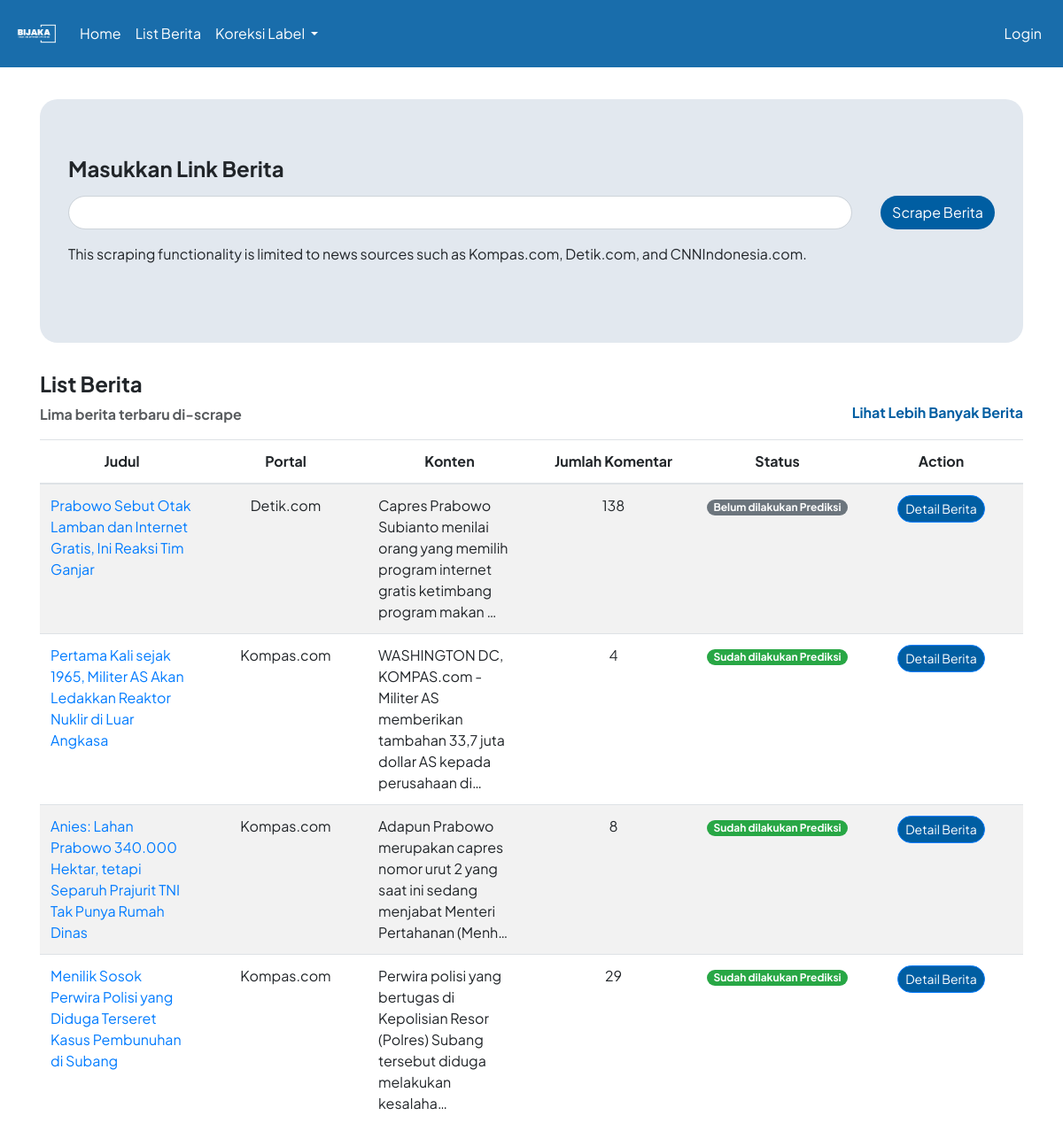
The page / on the database its author committed.
### hateapp/models.py (models this page shows, shortened)
class Berita(models.Model):
    link = models.URLField()
    portal = models.CharField(max_length=50)
    judul = models.CharField(max_length=255)
    konten = models.TextField()
    jumlah_komentar = models.PositiveIntegerField()
    timestamp_scrape = models.DateTimeField(verbose_name='Timestamp Scrape')
    @property
    def status_prediksi(self):
        return all(komentar.prediksi is not None for komentar in self.komentar_set.all())

### hateapp/views.py (the view)
# urls.py: path('', views.berita, name='berita'),
def berita(request):
    berita_list = Berita.objects.order_by('-timestamp_scrape')[:5]
    for berita in berita_list:
        print(f'Judul: {berita.judul}, Timestamp Scrape: {berita.timestamp_scrape}')
    if request.method == 'POST':
        form = LinkBeritaForm(request.POST)
        if form.is_valid():
            link_berita = form.cleaned_data['link']
            print(link_berita)
            if not link_berita.startswith("https://"):
                form = LinkBeritaForm()
                return render(request, 'home.html', {'berita_list': berita_list, 'form': form, 'error_message': f'Invalid link','stop_prediction': True})
            link_berita = link_berita.replace('http://', 'https://') if link_berita.startswith('http://') else ('https://' + link_berita) if link_berita.startswith('www.') else ('https://' + link_berita) if not link_berita.startswith('https://') else link_berita
            parsed_url = urlparse(link_berita)
            link_berita = urlunparse((parsed_url.scheme, parsed_url.netloc, parsed_url.path, '', '', ''))
            if Berita.objects.filter(link=link_berita).exists():
                form = LinkBeritaForm()
                return render(request, 'home.html', {'berita_list': berita_list, 'form': form, 'error_message': 'This link has already been scraped.', 'stop_prediction': True})
            try:
                parsed_url = urlparse(link_berita)
                domain = parsed_url.netloc
                if 'kompas.com' in domain:
                    scraper_function = scraper_kompas
                    portal = "Kompas.com"
                elif 'detik.com' in domain:
                    scraper_function = scraper_detik
                    portal = "Detik.com"
                elif 'cnnindonesia.com' in domain:
                    scraper_function = scraper_cnn
                    portal = "CNNIndonesia.com"
                else:
                    raise ValueError('Unsupported news website')
                scraped_data = scraper_function(link_berita)
                print(scraped_data)
                if scraped_data and scraped_data['jumlah_komentar'] > 0:
                    berita_baru = Berita.objects.create(
                        link=scraped_data['link'],
                        judul=scraped_data['judul'],
                        konten=scraped_data['konten'],
                        jumlah_komentar=scraped_data['jumlah_komentar'],
                        portal=portal,
                        timestamp_scrape=timezone.now()
                    )
                    for komentar_data in scraped_data.get('komentar', []):
                        Komentar.objects.create(
                            berita=berita_baru,
                            penulis_komentar=komentar_data['username'],
                            isi_komentar=komentar_data['komentar']
                        )
                    return redirect('detail_berita', berita_id=berita_baru.id)
                else:
                    error_message = "There are no comments that can be scraped"
                    form = LinkBeritaForm()
                    return render(request, 'home.html', {'berita_list': berita_list, 'form': form, 'error_message': error_message, 'stop_prediction': True})
            except Exception as e:
                error_message = f'Error in scraping: {e}'
                form = LinkBeritaForm()
                return render(request, 'home.html', {'berita_list': berita_list, 'form': form, 'error_message': error_message, 'stop_prediction': True})
    else:
        form = LinkBeritaForm()
    return render(request, 'home.html', {'berita_list': berita_list, 'form': form, 'stop_prediction': True})

### hateapp/forms.py
class LinkBeritaForm(forms.Form):
    link = forms.CharField(
        label='Masukkan Link Berita',
        widget=forms.TextInput(attrs={'class': 'form-control', 'style': 'border-radius: 20px;'})
    )

### templates/home.html (shortened to what this page needs)
{% extends 'base.html' %}
{% block content %}
<div class="jumbotron" style="border-radius: 20px; background-color: #E2E8EF">
    <form method="post" action="{% url 'berita' %}" class="mb-4" id="beritaForm">
        <div class="form-group">
            <label for="{{ form.link.id_for_label }}"><h4><strong>Masukkan Link Berita</strong></h4></label>
            <div class="input-group">
                {{ form.link }}
                <div class="input-group-append" style="margin-left: 2em;">
                    <button type="submit" class="btn" id="submitBtn" style="background-color: #005EA2; color: #fff; border-radius: 20px;">
                        <span id="button-text">Scrape Berita</span>
                    </button>
                </div>
            </div>
        </div>
        <div class="">
            <p>This scraping functionality is limited to news sources such as Kompas.com, Detik.com, and CNNIndonesia.com.</p>
        </div>
    </form>
</div>
<h4><strong>List Berita</strong></h4>
<div class="row">
    <div class="col-6">
        <p style="opacity: 0.75;"><strong>Lima berita terbaru di-scrape</strong></p>
    </div>
    <div class="col-6 text-right">
        <h6><a href="{% url 'list_berita' %}" style="color: #005EA2;"><strong>Lihat Lebih Banyak Berita</strong></a></h6>
    </div>
</div>
<table class="table table-striped" style="table-layout: fixed; width: 100%;">
    <thead class="text-center">
        <tr>
            <th>Judul</th>
            <th>Portal</th>
            <th>Konten</th>
            <th>Jumlah Komentar</th>
            <th>Status</th>
            <th>Action</th>
        </tr>
    </thead>
    <tbody>
        {% for berita in berita_list %}
            <tr>
                <td style="width: 20%; text-wrap: wrap;"><a href="{{berita.link}}" class="text-decoration-none" target="_blank">{{ berita.judul }}</a></td>
                <td class="text-center" style="width: 15%;">{{ berita.portal }}</td>
                <td style="width: 35%;">{{ berita.konten|truncatechars:100 }}</td>
                <td class="text-center" style="width: 10%;">{{ berita.jumlah_komentar }}</td>
                <td class="text-center" style="width: 5%;">
                    {% if berita.status_prediksi %}
                        <span class="badge badge-pill badge-success">Sudah dilakukan Prediksi</span>
                    {% else %}
                        <span class="badge badge-pill badge-secondary">Belum dilakukan Prediksi</span>
                    {% endif %}
                </td>
                <td class="text-center" style="width: 5%;">
                    <a href="{% url 'detail_berita' berita_id=berita.id %}" class="btn btn-sm btn-primary" style="background-color: #005EA2; color: #fff; border-radius: 20px;">Detail Berita</a>
                </td>
            </tr>
        {% endfor %}
    </tbody>
</table>
{% endblock %}

### templates/base.html (style rules this page uses)
h2, h1, p, div, a { font-family: 'Plus Jakarta Sans', sans-serif; }

### rows shown on the page
Berita: judul "Prabowo Sebut Otak Lamban dan Internet Gratis, Ini Reaksi Tim Ganjar", portal "Detik.com", konten "Capres Prabowo Subianto menilai orang yang memilih program internet gratis ketimbang program makan …", jumlah_komentar "138", shows "Belum dilakukan Prediksi"
Berita: judul "Pertama Kali sejak 1965, Militer AS Akan Ledakkan Reaktor Nuklir di Luar Angkasa", portal "Kompas.com", konten "WASHINGTON DC, KOMPAS.com - Militer AS memberikan tambahan 33,7 juta dollar AS kepada perusahaan di…", jumlah_komentar "4", shows "Sudah dilakukan Prediksi"
Berita: judul "Anies: Lahan Prabowo 340.000 Hektar, tetapi Separuh Prajurit TNI Tak Punya Rumah Dinas", portal "Kompas.com", konten "Adapun Prabowo merupakan capres nomor urut 2 yang saat ini sedang menjabat Menteri Pertahanan (Menh…", jumlah_komentar "8", shows "Sudah dilakukan Prediksi"
Berita: judul "Menilik Sosok Perwira Polisi yang Diduga Terseret Kasus Pembunuhan di Subang", portal "Kompas.com", konten "Perwira polisi yang bertugas di Kepolisian Resor (Polres) Subang tersebut diduga melakukan kesalaha…", jumlah_komentar "29", shows "Sudah dilakukan Prediksi"
